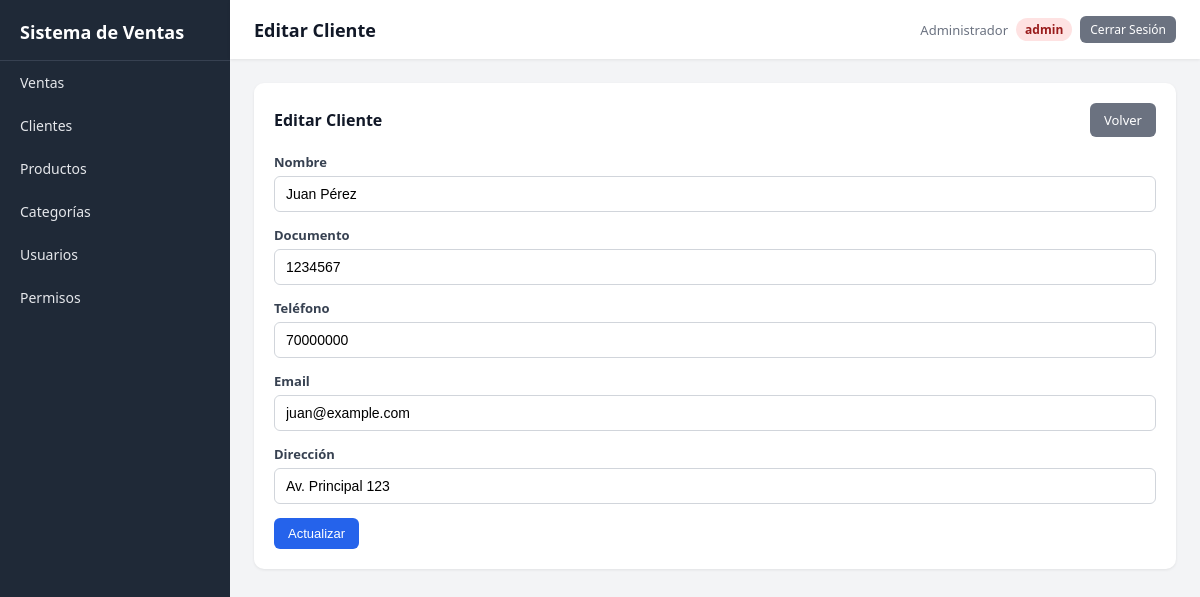
Screenshot of /index.php?c=cliente&a=editar&id=1 (signed in) with the database file from the repository.
### tables this page shows
CREATE TABLE clientes (
    id INT AUTO_INCREMENT PRIMARY KEY,
    nombre VARCHAR(150) NOT NULL,
    documento VARCHAR(20),
    telefono VARCHAR(20),
    email VARCHAR(150),
    direccion VARCHAR(255),
    created_at TIMESTAMP DEFAULT CURRENT_TIMESTAMP
);

### controllers/ClienteController.php (called while the page is built, shortened)
<?php
class ClienteController {
    private $model;
    public function __construct() {
        $this->model = new Cliente();
    }
    public function editar() {
        $id = $_GET['id'] ?? 0;
        $cliente = $this->model->find($id);
        require __DIR__ . '/../views/clientes/form.php';
    }
}

### index.php (called while the page is built, shortened)
<?php
require_once __DIR__ . '/config/config.php';
$action     = $_GET['a'] ?? DEFAULT_ACTION;
$obj = new $class();
$obj->$action();

### config/database.php (called while the page is built)
<?php
class Database {
    private static $instance = null;
    public static function getConnection() {
        if (self::$instance === null) {
            try {
                self::$instance = new PDO(
                    "mysql:host=localhost;dbname=ventas_db;charset=utf8mb4",
                    "root",
                    "",
                    [
                        PDO::ATTR_ERRMODE => PDO::ERRMODE_EXCEPTION,
                        PDO::ATTR_DEFAULT_FETCH_MODE => PDO::FETCH_ASSOC
                    ]
                );
            } catch (PDOException $e) {
                die("Error de conexión: " . $e->getMessage());
            }
        }
        return self::$instance;
    }
}

### models/BaseModel.php (called while the page is built, shortened)
<?php
require_once __DIR__ . '/../config/database.php';
abstract class BaseModel {
    protected $db;
    protected $table;
    public function __construct() {
        $this->db = Database::getConnection();
    }
    public function find($id) {
        $stmt = $this->db->prepare("SELECT * FROM {$this->table} WHERE id = ?");
        $stmt->execute([$id]);
        return $stmt->fetch();
    }
}

### config/config.php (called while the page is built, shortened)
<?php
function url($path = '') {
    return BASE_URL . ltrim($path, '/');
}

### views/clientes/form.php (the view, shortened to what this page needs)
<?php
require_once __DIR__ . '/../layout.php';
$editar = isset($cliente) && $cliente;
$accion = $editar ? 'editar&id=' . $cliente['id'] : 'crear';
?>
<div class="card">
    <div class="card-header">
        <h3><?= $editar ? 'Editar Cliente' : 'Nuevo Cliente' ?></h3>
        <a class="btn btn-secondary" href="<?= url('index.php?c=cliente&a=index') ?>">Volver</a>
    </div>
    <form method="POST" action="<?= url('index.php?c=cliente&a=' . $accion) ?>">
        <div class="field">
            <label>Nombre</label>
            <input type="text" name="nombre" value="<?= htmlspecialchars($cliente['nombre'] ?? '') ?>" required>
        </div>
        <div class="field">
            <label>Documento</label>
            <input type="text" name="documento" value="<?= htmlspecialchars($cliente['documento'] ?? '') ?>">
        </div>
        <div class="field">
            <label>Teléfono</label>
            <input type="text" name="telefono" value="<?= htmlspecialchars($cliente['telefono'] ?? '') ?>">
        </div>
        <div class="field">
            <label>Email</label>
            <input type="email" name="email" value="<?= htmlspecialchars($cliente['email'] ?? '') ?>">
        </div>
        <div class="field">
            <label>Dirección</label>
            <input type="text" name="direccion" value="<?= htmlspecialchars($cliente['direccion'] ?? '') ?>">
        </div>
        <button class="btn" type="submit"><?= $editar ? 'Actualizar' : 'Guardar' ?></button>
    </form>
</div>

### views/layout.php (style rules this page uses)
:root { --sidebar: #1f2937; --sidebar-hover: #374151; --primary: #2563eb; --bg: #f3f4f6; --card: #ffffff; --text: #111827; --muted: #6b7280; --green: #16a34a; --red: #dc2626; --yellow: #d97706; }
* { box-sizing: border-box; }
body { margin: 0; font-family: 'Segoe UI', Roboto, Arial, sans-serif; background: var(--bg); color: var(--text); display: flex; min-height: 100vh; }
a { text-decoration: none; color: inherit; }
.card { background: var(--card); border-radius: 10px; padding: 20px; box-shadow: 0 1px 3px rgba(0,0,0,.08); margin-bottom: 20px; }
.card-header { display: flex; justify-content: space-between; align-items: center; margin-bottom: 16px; }
.card-header h3 { margin: 0; font-size: 16px; }
.btn { display: inline-block; padding: 8px 14px; border-radius: 6px; border: none; font-size: 13px; cursor: pointer; background: var(--primary); color: #fff; transition: .2s; }
.btn-secondary { background: #6b7280; }
form .field { margin-bottom: 14px; }
form label { display: block; margin-bottom: 5px; font-size: 13px; font-weight: 600; color: #374151; }
form input, form select, form textarea { width: 100%; padding: 9px 11px; border: 1px solid #d1d5db; border-radius: 6px; font-size: 14px; }

### rows the page displays
clientes: nombre "Juan Pérez", documento "1234567", telefono "70000000", email "juan@example.com", direccion "Av. Principal 123"

### other values shown
APP_NAME "Sistema de Ventas"
$title "Editar Cliente"
auth_user_name() "Administrador"
auth_user_role() "admin"
